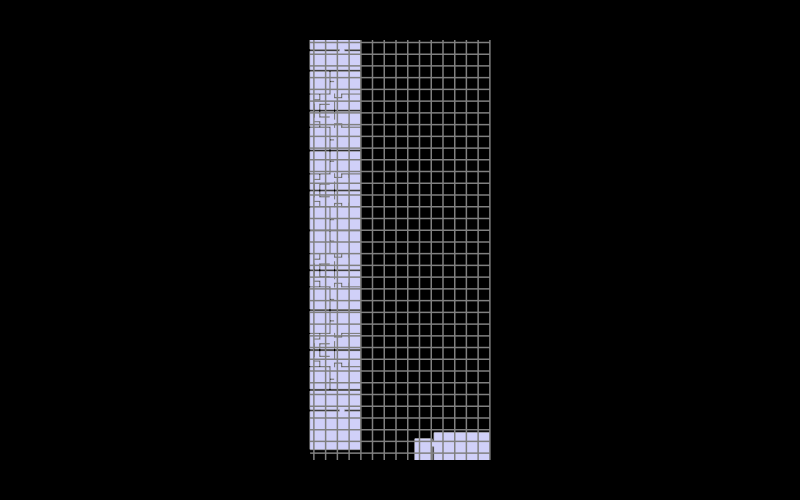

Notebook source saved alongside this figure:
### Code cell
# L2 + grid
Topology.Show(plan_l2_cluster, grid_l2,
              camera=[0,0,6],
              faceColor=[210,210,250],
              faceOpacity=1,
              edgeColor='grey',
              edgeWidth=3,
              showVertices=False,
              backgroundColor='black',
              width=800, height=500,
              renderer=renderer)

### Figure 1 — Plotly figure (JSON) as saved in the notebook; plotly's stock layout.template omitted (floating-point values rounded to 4 significant figures; data arrays with more than 128 entries replaced by an {"elided": "..."} marker saying what was removed)
{"data": [{"hoverinfo": "text", "hovertext": {"elided": "1284 str values"}, "legendgroup": "2", "legendrank": 2, "line": {"color": "#808080", "width": 3}, "mode": "lines", "name": "1: Untitled (Edges)", "showlegend": false, "type": "scatter3d", "x": {"elided": "1284 float values"}, "y": {"elided": "1284 float values"}, "z": {"elided": "1284 int values"}}, {"cmax": 1, "cmin": 0, "color": "#D2D2FA", "colorscale": [[0, "#440154"], [0.1111, "#482878"], [0.2222, "#3e4989"], [0.3333, "#31688e"], [0.4444, "#26828e"], [0.5556, "#1f9e89"], [0.6667, "#35b779"], [0.7778, "#6ece58"], [0.8889, "#b5de2b"], [1, "#fde725"]], "flatshading": true, "hoverinfo": "text", "hovertext": "", "i": {"elided": "390 int values"}, "j": {"elided": "390 int values"}, "k": {"elided": "390 int values"}, "legendgroup": "3", "legendrank": 3, "lighting": {"facenormalsepsilon": 0}, "name": "1: Untitled (Faces)", "opacity": 1, "showlegend": false, "showscale": false, "text": "", "type": "mesh3d", "x": {"elided": "428 float values"}, "y": {"elided": "428 float values"}, "z": {"elided": "428 int values"}}, {"hoverinfo": "text", "hovertext": {"elided": "174 str values"}, "legendgroup": "5", "legendrank": 5, "line": {"color": "#808080", "width": 3}, "mode": "lines", "name": "2: Untitled (Edges)", "showlegend": false, "type": "scatter3d", "x": {"elided": "174 float values"}, "y": {"elided": "174 float values"}, "z": {"elided": "174 int values"}}], "layout": {"autosize": true, "height": 500, "margin": {"b": 40, "l": 40, "r": 40, "t": 40}, "paper_bgcolor": "#000000", "plot_bgcolor": "#000000", "scene": {"aspectmode": "data", "camera": {"center": {"x": 0, "y": 0, "z": 0}, "eye": {"x": 0, "y": 0, "z": 6}, "projection": {"type": "perspective"}, "up": {"x": 0, "y": 0, "z": 1}}, "xaxis": {"visible": false}, "yaxis": {"visible": false}, "zaxis": {"visible": false}}, "showlegend": true, "width": 800, "xaxis": {"showgrid": false, "visible": false, "zeroline": false}, "yaxis": {"showgrid": false, "visible": false, "zeroline": false}}}
